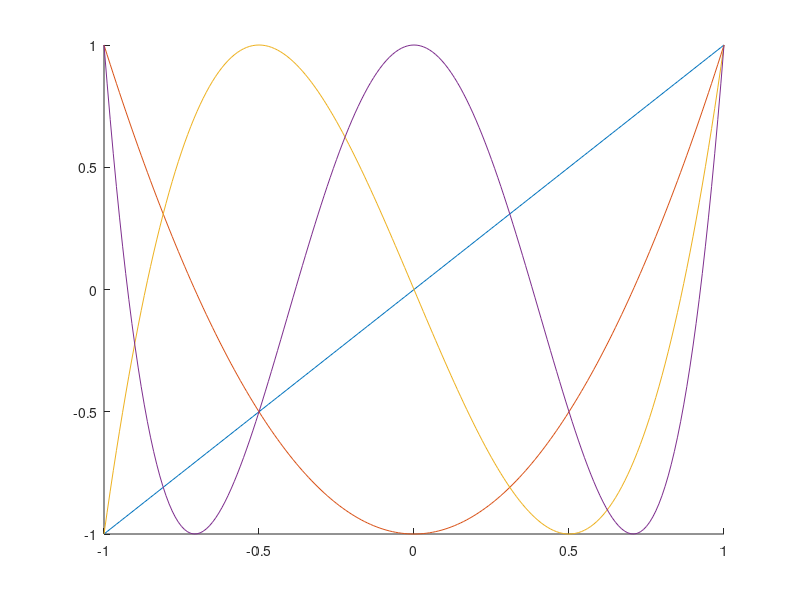

Here is the MATLAB script that generated this plot:
function exTwo
    T = @(n, t) cos(n * acos(t));
    t = -1:0.01:1;
    hold on;

    for i = 1:4
        plot(t, P(i, t));
    end
end

function ret = P(n, x)
  if (n == 0)
    ret = 1;
  elseif(n == 1)
    ret = x;
  else
    ret = 2 .* x .* P(n - 1, x) - P(n - 2, x);
  end
end
